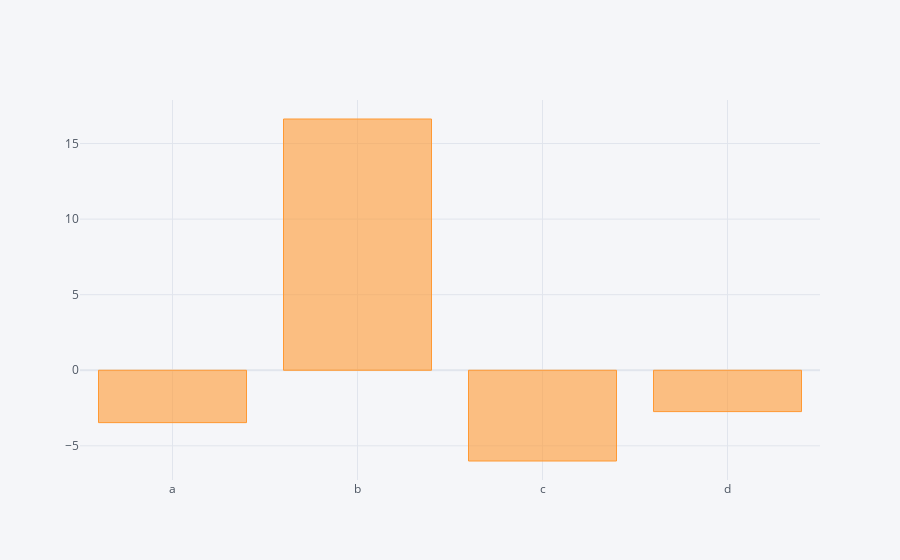

The notebook cell this image was saved under:
### Code cell
configure_plotly_browser_state()
df.sum().iplot(kind="bar")

### Figure 1 — Plotly figure (JSON) as saved in the notebook; plotly's stock layout.template omitted (floating-point values rounded to 4 significant figures)
{"data": [{"name": "None", "text": "", "y": [-3.466, 16.62, -6.004, -2.735], "marker": {"color": "rgba(255, 153, 51, 0.6)", "line": {"color": "rgba(255, 153, 51, 1.0)", "width": 1}}, "x": ["a", "b", "c", "d"], "type": "bar", "orientation": "v"}], "layout": {"title": {"font": {"color": "#4D5663"}}, "paper_bgcolor": "#F5F6F9", "plot_bgcolor": "#F5F6F9", "yaxis": {"tickfont": {"color": "#4D5663"}, "zerolinecolor": "#E1E5ED", "title": {"text": "", "font": {"color": "#4D5663"}}, "gridcolor": "#E1E5ED", "showgrid": true}, "xaxis": {"tickfont": {"color": "#4D5663"}, "zerolinecolor": "#E1E5ED", "title": {"text": "", "font": {"color": "#4D5663"}}, "gridcolor": "#E1E5ED", "showgrid": true}, "legend": {"bgcolor": "#F5F6F9", "font": {"color": "#4D5663"}}}}
